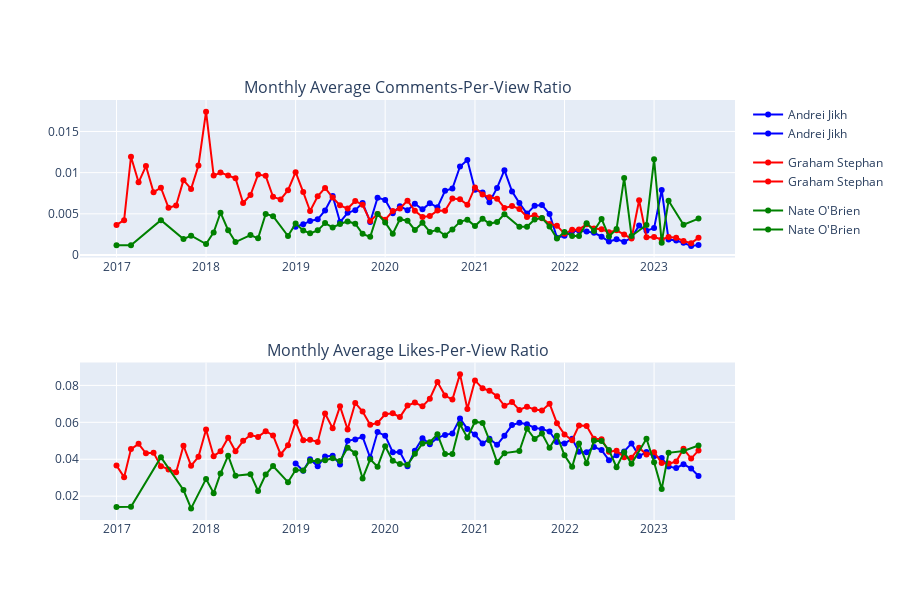

This figure's notebook cell:
### Code cell
fig1 = px.line(average_engagement_per_month, x='year_month', y='comments_to_views',\
               color='channelTitle', markers=True, title='Monthly Average Comments-Per-View Ratio', color_discrete_map=color_map)
fig2 = px.line(average_engagement_per_month, x='year_month', y='likes_to_views', \
               color='channelTitle', markers=True, title='Monthly Average Likes-Per-View Ratio', color_discrete_map=color_map)


print_charts([fig1, fig2], 600)
